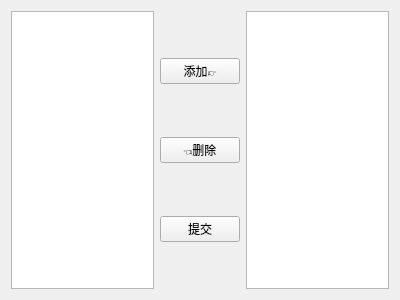
<?xml version="1.0" encoding="UTF-8"?>
<ui version="4.0">
 <class>BizManagerManageBizManagerWidget</class>
 <widget class="QWidget" name="BizManagerManageBizManagerWidget">
  <property name="geometry">
   <rect>
    <x>0</x>
    <y>0</y>
    <width>400</width>
    <height>300</height>
   </rect>
  </property>
  <property name="windowTitle">
   <string>商户管理员</string>
  </property>
  <layout class="QHBoxLayout" name="horizontalLayout">
   <item>
    <widget class="QTableView" name="tableViewAccount">
     <property name="selectionMode">
      <enum>QAbstractItemView::SingleSelection</enum>
     </property>
     <property name="selectionBehavior">
      <enum>QAbstractItemView::SelectRows</enum>
     </property>
    </widget>
   </item>
   <item>
    <layout class="QVBoxLayout" name="verticalLayout">
     <item>
      <widget class="QPushButton" name="pushButtonAdd">
       <property name="text">
        <string>添加👉</string>
       </property>
      </widget>
     </item>
     <item>
      <widget class="QPushButton" name="pushButtonDelete">
       <property name="text">
        <string>👈删除</string>
       </property>
      </widget>
     </item>
     <item>
      <widget class="QPushButton" name="pushButtonSubmit">
       <property name="text">
        <string>提交</string>
       </property>
      </widget>
     </item>
    </layout>
   </item>
   <item>
    <widget class="QTableView" name="tableViewBizManager">
     <property name="editTriggers">
      <set>QAbstractItemView::NoEditTriggers</set>
     </property>
     <property name="selectionMode">
      <enum>QAbstractItemView::SingleSelection</enum>
     </property>
     <property name="selectionBehavior">
      <enum>QAbstractItemView::SelectRows</enum>
     </property>
    </widget>
   </item>
  </layout>
 </widget>
 <resources/>
 <connections/>
</ui>
